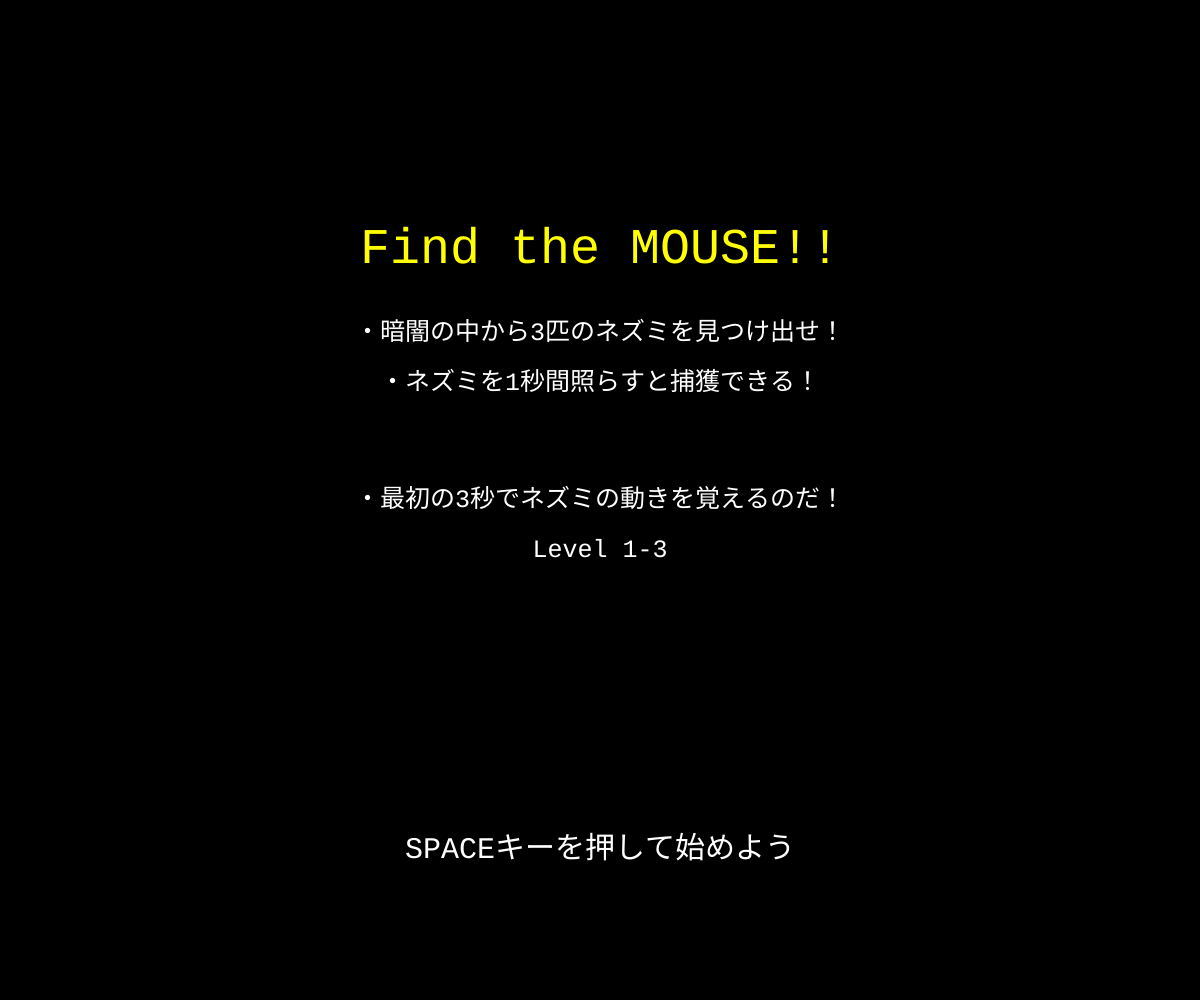
Frame 1 (no input)
Frame 60 (no input): identical to frame 1, image omitted
Frame 120 (the mouse pressed at the canvas centre since frame 60): identical to frame 1, image omitted

The p5.js sketch that drew this single still picture (run headless with seeded random() and noise() and a simulated clock; from frame 60 on, the mouse is pressed at the canvas centre):

// p5.js sketch
// ── sketch.js
// 最終課題を制作しよう
let chus = [];
let startTime;
let gameStart = false;
let level = 1;
let levelCLear = false;

function setup()
{
  //レベルが上がった時にネズミが残らないようにする
  chus = [];


  createCanvas(windowWidth, windowHeight);

  //レベル別の対応
  let chuCount;
  let speed;

  if(level == 1)
  {
    chuCount = 1;
    speed = 2;
  }
  else if(level == 2)
  {
    chuCount = 3;
    speed = 2.5;
  }
  else if(level == 3)
  {
    chuCount = 3;
    speed = 4;
  }

//chu(mouse)を3体作る
  for(let i = 0; i < chuCount; i++)
  {
    chus.push
    ({
      x: random(width),
      y: random(height),
      vx: random (-speed, speed),
      vy: random (-speed, speed),
      found: false,
      lightStart: 0
    });
  }

  startTime = millis();
}


function draw()
{
  background(0);

  if(!gameStart)
  {
    textFont("Courier New");
    textAlign(CENTER, CENTER);

    textAlign(CENTER, CENTER);

    textSize(50);
    fill(255, 255, 0);
    text("Find the MOUSE!!", width/2, height/4);

    textSize(25);
    fill(255);
    text("・暗闇の中から3匹のネズミを見つけ出せ！", width/2, height*1/3);

    textSize(25);
    fill(255);
    text("・ネズミを1秒間照らすと捕獲できる！", width/2, height*1/3 + 50);

    textSize(25);
    fill(255);
    text("・最初の3秒でネズミの動きを覚えるのだ！", width/2, height/2);

    textSize(25);
    fill(255);
    text("Level 1-3", width/2, height/2 + 50);

    textSize(30);
    fill(255);
    text("SPACEキーを押して始めよう", width/2, height*3/4 + 100);

    return;
  }


  let elapsed = (millis() - startTime) / 1000;

  background(30);

  fill(255);

  for(let chu of chus)
  {
    if(!chu.found)
    {
      chu.x += chu.vx;
      chu.y += chu.vy;
    }
    
//chuの壁反射
    if(chu.x < 20 || chu.x > width - 20)
    {
      chu.vx = -chu.vx;
    }

    if(chu.y < 20 || chu.y > height - 20)
    {
      chu.vy = -chu.vy;
    }

    if(elapsed < 3)
    {
      fill(255);
      ellipse(chu.x, chu.y, 10, 10);
    }
    else
    {
      //マウスとchuの距離定義
      let d = dist(mouseX, mouseY, chu.x, chu.y);
      //
        //
       if(!chu.found && d < 20)
       {
        if(chu.lightStart == 0)
            {
              chu.lightStart = millis();
            }
           if(millis() - chu.lightStart >= 1000)
            {
              chu.found = true;
            }
       }
       //
         else if(!chu.found)
        {
          chu.lightStart = 0;
        }
       //
       if(chu.found)
        {
          fill(255, 0, 0);
          ellipse(chu.x, chu.y, 10, 10);
        }
        else if(d < 20)
        {
          fill(255);
          ellipse(chu.x, chu.y, 10, 10);
        }
      }

      let foundCount = 0;
      

      for(let chu of chus)
        {
          if(chu.found)
            {
              foundCount++;
            }

         }
         textSize(20);
         fill(255);
         text("Found: " + foundCount + "/" + chus.length, width/8 - 50, height/8);


        //ネズミ全員発見
         if(foundCount == chus.length)
            {
              //最終のクリア
              if(level == 3)
              {
                background(0);

                fill(255, 255, 0);
                textSize(50);
                textAlign(CENTER, CENTER);
                text("YOU WIN!!", width/2, height/2);

                return;
              }
              //レベルをクリアしました
              levelClear = true;

              for(let chu of chus)
              {
                fill(255, 0, 0);
                ellipse(chu.x, chu.y, 10, 10);
              }

              fill(255, 255, 0);
              textSize(50);
              textAlign(CENTER, CENTER);
              text("LEVEL" + level + " CLEAR!", width/2, height/2);

              textSize(30);
              text("Press S to start the Next Level...", width/2, height/2 + 200);

              return;
            }

            textSize(30);
            fill(255);
            text("LEVEL" + level, width/2, height/8);
  }

  


//電気が消える
  if(elapsed >= 3)
    {  //電灯を書く
      noStroke();
      fill(255, 255, 150, 10);
      circle(mouseX, mouseY, 100);
      fill(255, 255, 150, 20);
      circle(mouseX, mouseY, 75);
      fill(255, 255, 130, 80);
      circle(mouseX, mouseY, 30);
    }

}

function keyPressed()
{
  //ゲーム開始時
  if(key == ' ')
  {
    gameStart = true;
    startTime = millis();
  }

  //レベル更新時
  if((key == 's' || key == 'S') && levelClear)
  {
    level++;

    levelCLear = true;
    startTime = millis();

    chus = [];

    setup();

  }
}

function windowResized()
{
  resizeCanvas(windowWidth, windowHeight);
}
